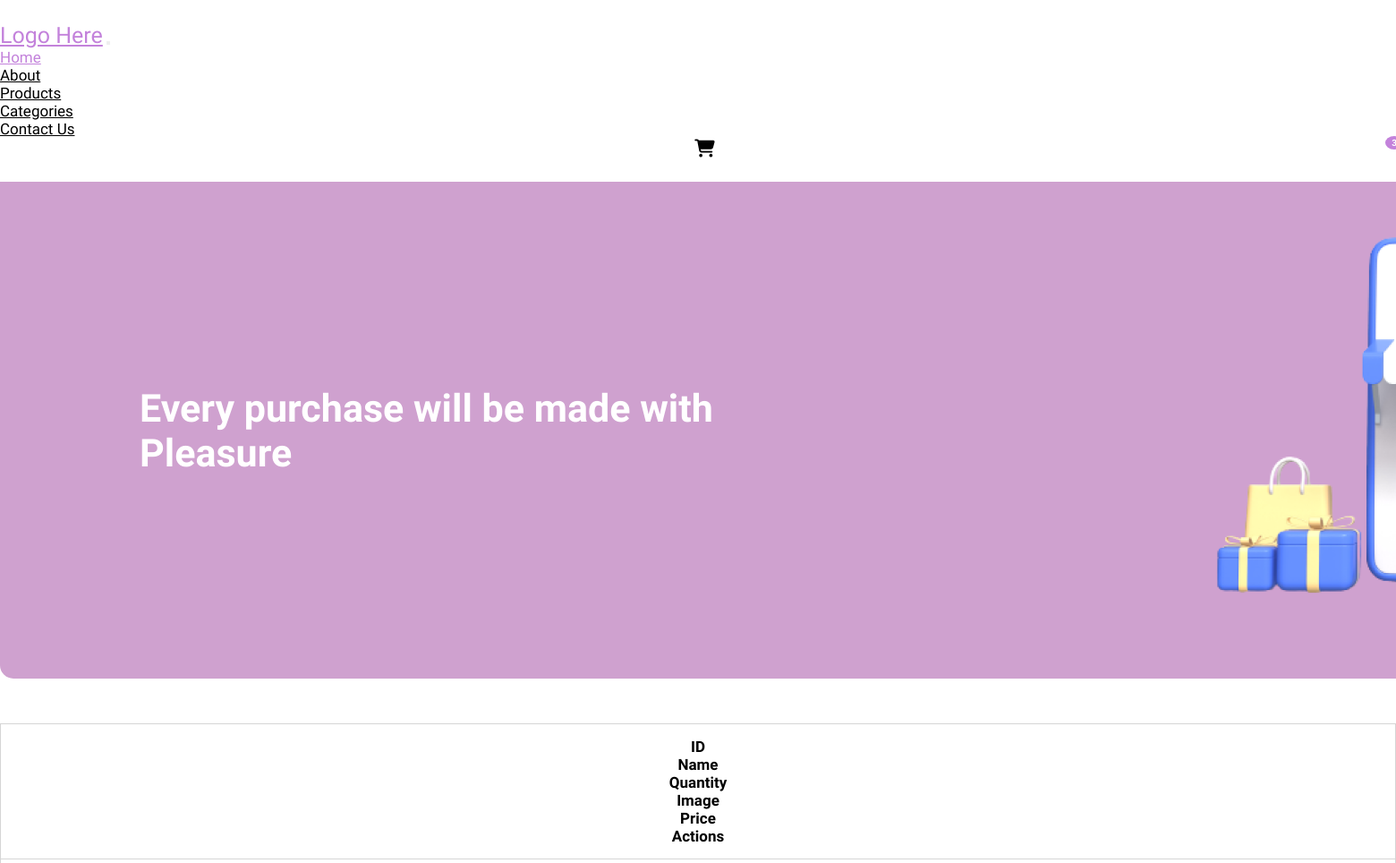
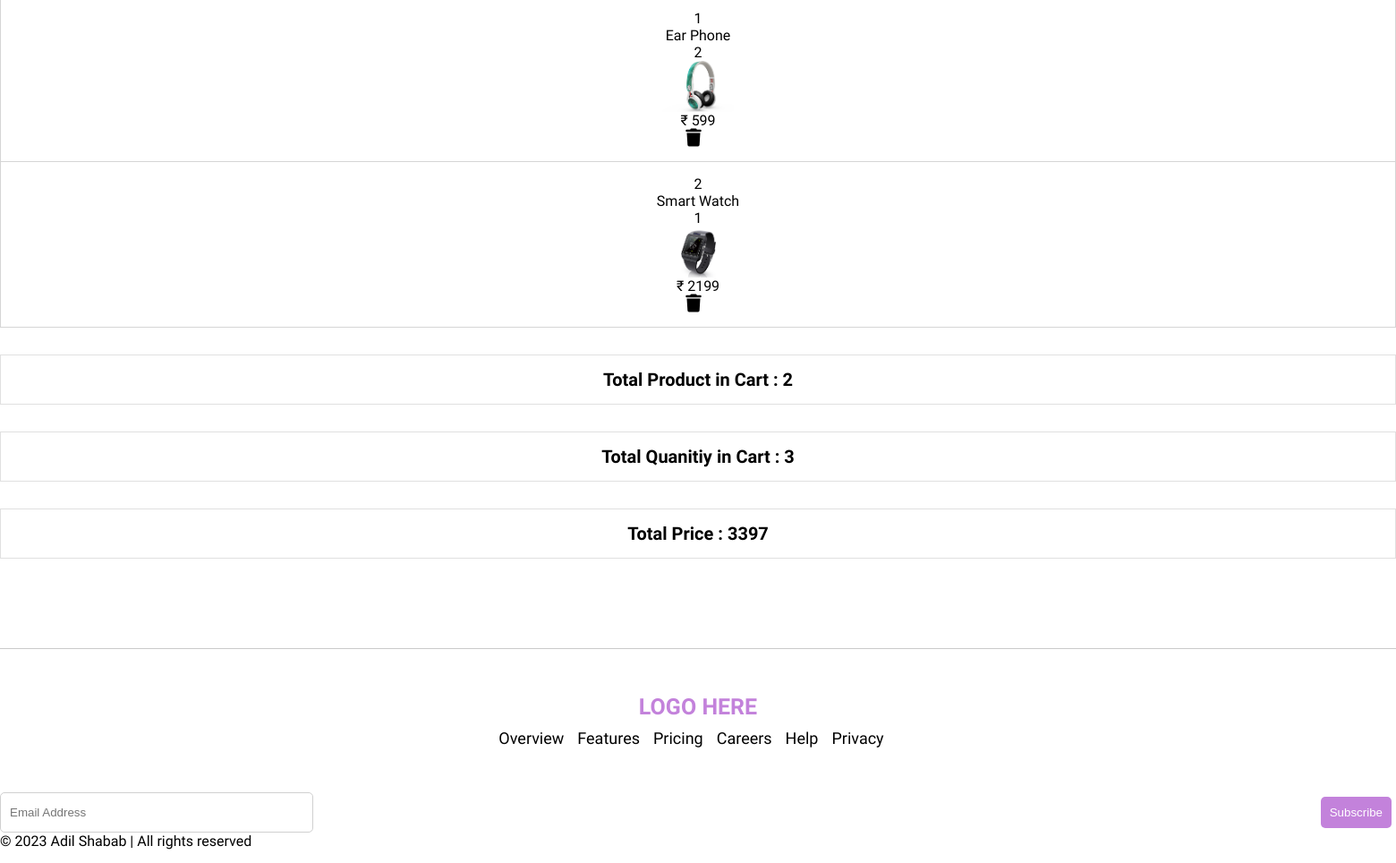
The page /cart/ (signed in) on the database as committed earlier (2 pictures, top to bottom).
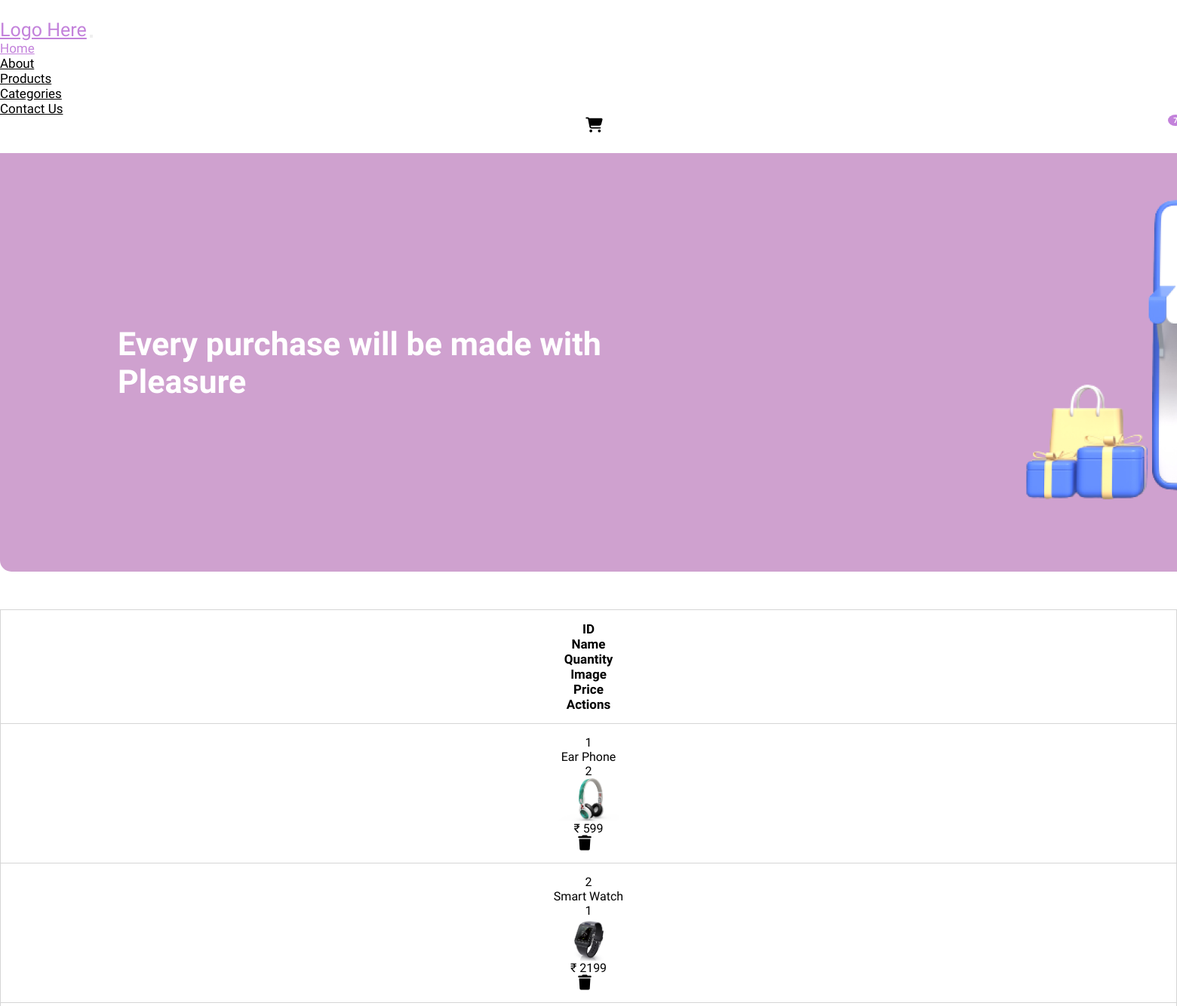
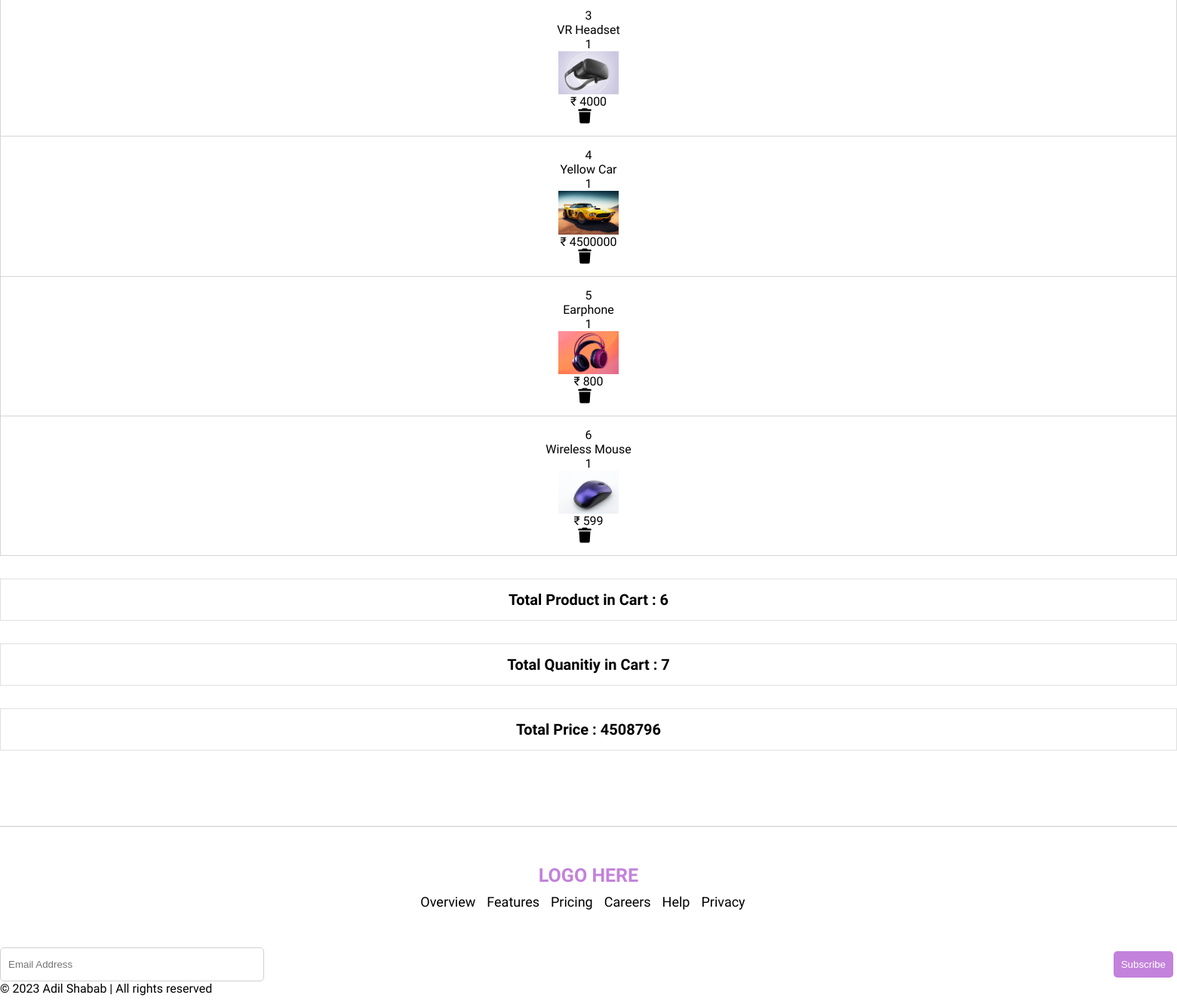
The same page on the database as committed later (2 pictures, top to bottom).
### core/models.py (models this page shows, shortened)
class Cart(models.Model):
    user = models.ForeignKey(User, on_delete=models.CASCADE)
    product = models.ForeignKey(Product, on_delete=models.CASCADE)
    quantity = models.PositiveIntegerField(default=0)

class Product(models.Model):
    name = models.CharField(max_length=150)
    price = models.IntegerField()
    photo = models.ImageField(upload_to='products')
    description = models.TextField()

### core/views.py (the view)
# urls.py: path('cart/', cart, name='cart'),
@login_required(login_url='login')
def cart(request):
    cart_items = Cart.objects.filter(user=request.user)
    cart_count = sum(item.quantity for item in cart_items)
    total_price = sum(item.product.price * item.quantity for item in cart_items)
    cart_count_without_quantity = Cart.objects.filter(user=request.user).count()
    context = {'total_price': total_price, 'cart_items': cart_items, 'cart_count': cart_count, 'cart_count_without_quantity':cart_count_without_quantity}
    return render(request, 'frontend/cart.html', context)

### templates/frontend/cart.html (shortened to what this page needs)
<!doctype html>
{% load static %}
<html lang="en">
<head>
  <link rel="stylesheet" href="https://cdnjs.cloudflare.com/ajax/libs/font-awesome/6.4.0/css/all.min.css" />
  <link rel="stylesheet" href="https://cdnjs.cloudflare.com/ajax/libs/font-awesome/6.4.0/css/all.min.css" />
  <link rel="stylesheet" href="{% static 'css/style.css' %}">
  <link href="https://cdn.jsdelivr.net/npm/bootstrap@5.2.1/dist/css/bootstrap.min.css" rel="stylesheet"integrity="sha384-iYQeCzEYFbKjA/T2uDLTpkwGzCiq6soy8tYaI1GyVh/UjpbCx/TYkiZhlZB6+fzT">
</head>
<body>
    {% include "frontend/navbar.html" %}
  <main>
    <div class="banner">
      <div class="container">
        <h1 class="heading">Every purchase will be made with <span>Pleasure</span></h1>
        <img src="{% static 'img/banner.png' %}" alt="" class="img-fluid">
      </div>
    </div>
    <div class="container">
        <div class="carts">
            <div class="cart head">
                <div class="row">
                    <div class="col-1 id">ID</div>
                    <div class="col-3 name">Name</div>
                    <div class="col-2 quantity">Quantity</div>
                    <div class="col-2 image">Image</div>
                    <div class="col-2 price">Price</div>
                    <div class="col-2 actions">Actions</div>
                </div>
            </div>
            {% for x in cart_items %}
            <div class="cart">
                <div class="row">
                    <div class="col-1 id">{{forloop.counter}}</div>
                    <div class="col-3 name">{{x.product.name}}</div>
                    <div class="col-2 quantity">{{x.quantity}}</div>
                    <div class="col-2 image"><img src="{{x.product.photo.url}}" alt="" class="img-fluid"></div>
                    <div class="col-2 price">&#8377; {{x.product.price}}</div>
                    <div class="col-2 actions">
                        <a href="{% url 'remove-from-cart' x.id %}"><i class="fa-solid fa-trash"></i></a>
                    </div>
                </div>
            </div>
            {% endfor %}
        </div>
        <div class="row">
            <div class="col-4">
                <h4 class="sm-txt">Total Product in Cart : {{cart_count_without_quantity}}</h4>
            </div>
            <div class="col-4">
                <h4 class="sm-txt">Total Quanitiy in Cart : {{cart_count}}</h4>
            </div>
            <div class="col-4">
                <h4 class="sm-txt">Total Price : {{total_price}}</h4>
            </div>
        </div>
   </div>
  </main>
  {% include "frontend/footer.html" %}
</body>
</html>

### templates/frontend/navbar.html (shortened to what this page needs)
<header>
    <nav class="navbar navbar-expand-lg navbar-light">
        <div class="container">
          <a class="navbar-brand" href="#">Logo Here</a>
          <button class="navbar-toggler" type="button" data-bs-toggle="collapse" data-bs-target="#navbarSupportedContent" aria-controls="navbarSupportedContent" aria-expanded="false" aria-label="Toggle navigation">
          </button>
          <div class="collapse navbar-collapse" id="navbarSupportedContent">
            <ul class="navbar-nav ms-auto mb-2 mb-lg-0">
              <li class="nav-item">
                <a class="nav-link active" aria-current="page" href="{% url 'home' %}">Home</a>
              </li>
              <li class="nav-item">
                <a class="nav-link" href="#">About</a>
              </li>
              <li class="nav-item">
                <a class="nav-link" href="#">Products</a>
              </li>
              <li class="nav-item">
                <a class="nav-link" href="#">Categories</a>
              </li>
              <li class="nav-item">
                <a class="nav-link" href="#">Contact Us</a>
              </li>
              <div class="cart">
                <span>{{cart_count}}</span>
                <a href="{% url 'cart' %}"><i class="fa-solid fa-cart-shopping"></i></a>
              </div>
            </ul>
          </div>
        </div>
      </nav>
  </header>

### templates/frontend/footer.html
<footer>
    <div class="footer">
      <div class="container">
        <div class="logo">
          Logo Here
        </div>
        <div class="links">
          <a href="#">Overview</a>
          <a href="#">Features</a>
          <a href="#">Pricing</a>
          <a href="#">Careers</a>
          <a href="#">Help</a>
          <a href="#">Privacy</a>
        </div>
        <div class="subscribe_box d-flex justify-content-between">
          <div class="subscribe">
            <input placeholder="Email Address" type="email">
            <button>Subscribe</button>
          </div>
          <p class="mb-0">&#169;	2023 Adil Shabab | All rights reserved</p>
        </div>
      </div>
    </div>
  </footer>

### static/css/style.css (style rules this page uses)
* { margin: 0; padding: 0; box-sizing: border-box; }
body { max-width: 100%; overflow-x: hidden; font-family: 'Questrial', sans-serif !important; }
.navbar { padding: 25px 0px !important; }
.navbar .nav-item { margin-right: 15px; }
.navbar .nav-item .nav-link { font-size: 17px; color: black; transition: 0.5s; }
.navbar .nav-item .nav-link.active { color: #c382db; }
.navbar .cart { display: flex; justify-content: center; align-items: center; font-size: 20px; margin-left: 15px; position: relative; }
.navbar .cart a { color: black; }
.navbar .cart span { font-size: 10px; position: absolute; background: #c382db; color: white; padding: 2px 7px; right: -8px; top: -2px; font-weight: bold; border-radius: 50%; display: flex; justify-content: center; align-items: center; }
.navbar .navbar-brand { font-size: 25px; color: #c382db; }
.banner .container { position: relative; display: flex; align-items: center; }
.banner .heading { position: absolute; left: 10%; font-size: 43px; font-weight: bold; width: 46%; color: white; }
.banner img { border-bottom-left-radius: 15px; border-bottom-right-radius: 15px; }
.footer { margin-top: 100px; border-top: 1px solid rgb(202, 202, 202); padding: 50px 0px 15px 0px; }
.footer .logo { font-size: 25px; text-transform: uppercase; text-align: center; margin-bottom: 10px; color: #c382db; font-weight: bold; }
.footer .links { align-items: center; justify-content: center; display: flex; }
.footer .links a { margin-right: 15px; text-decoration: none; color: black; font-size: 18px; }
.footer .subscribe_box { margin-top: 50px; }
.footer .subscribe_box .subscribe { position: relative; }
.footer .subscribe_box .subscribe input { width: 350px; border: 1px solid rgb(208, 208, 208); border-radius: 5px; height: 45px; outline: none; padding: 0px 10px; }
.footer .subscribe_box .subscribe button { position: absolute; right: 5px; border: none; outline: none; top: 5px; background: #c382db; color: white; border-radius: 5px; height: 35px; padding: 4px 10px; }
.carts { margin-top: 50px; }
.carts .cart { border: 1px solid rgb(213, 213, 213); padding: 15px; border-bottom: none; }
.carts .cart.head { font-weight: bold; font-size: 17px; }
.carts .cart a { color: black; text-decoration: none; }
.carts .cart:last-child { border-bottom: 1px solid rgb(213, 213, 213); }
.carts .cart .row > div { display: flex; justify-content: center; align-items: center; }
.carts .cart img { width: 80px; }
.carts .cart i { font-size: 20px; margin-right: 10px; }
.sm-txt { font-size: 20px; font-weight: bold; margin-top: 30px; border: 1px solid rgb(224, 224, 224); padding: 15px; text-align: center; }

Rows that differ between the two databases and show on the page:
added Cart: product.name "VR Headset", quantity "1", product.photo (picture), product.price "4000"
added Cart: product.name "Yellow Car", quantity "1", product.photo (picture), product.price "4500000"
added Cart: product.name "Earphone", quantity "1", product.photo (picture), product.price "800"
added Cart: product.name "Wireless Mouse", quantity "1", product.photo (picture), product.price "599"
Other text that changed with them:
{{ cart_count }}: "3" → "7"
{{ cart_count_without_quantity }}: "2" → "6"
{{ total_price }}: "3397" → "4508796"
